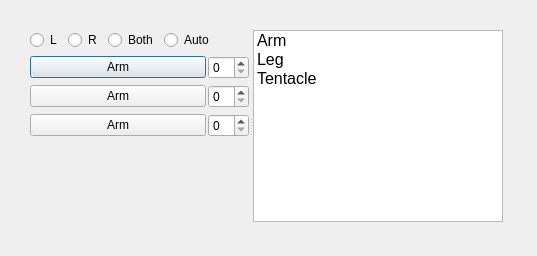
<?xml version="1.0" encoding="UTF-8"?>
<ui version="4.0">
 <class>Dialog</class>
 <widget class="QDialog" name="Dialog">
  <property name="geometry">
   <rect>
    <x>0</x>
    <y>0</y>
    <width>537</width>
    <height>256</height>
   </rect>
  </property>
  <property name="windowTitle">
   <string>Dialog</string>
  </property>
  <widget class="QSplitter" name="module_create_splitter">
   <property name="geometry">
    <rect>
     <x>30</x>
     <y>30</y>
     <width>473</width>
     <height>192</height>
    </rect>
   </property>
   <property name="sizePolicy">
    <sizepolicy hsizetype="Expanding" vsizetype="Expanding">
     <horstretch>0</horstretch>
     <verstretch>0</verstretch>
    </sizepolicy>
   </property>
   <property name="orientation">
    <enum>Qt::Horizontal</enum>
   </property>
   <widget class="QWidget" name="verticalLayoutWidget_2">
    <layout class="QVBoxLayout" name="guides_create_vLay">
     <item>
      <layout class="QHBoxLayout" name="guides_sides_hLay">
       <item>
        <widget class="QRadioButton" name="guides_sides_L_rb">
         <property name="toolTip">
          <string notr="true"/>
         </property>
         <property name="statusTip">
          <string notr="true"/>
         </property>
         <property name="whatsThis">
          <string notr="true"/>
         </property>
         <property name="accessibleName">
          <string notr="true"/>
         </property>
         <property name="accessibleDescription">
          <string notr="true"/>
         </property>
         <property name="text">
          <string notr="true">L</string>
         </property>
        </widget>
       </item>
       <item>
        <widget class="QRadioButton" name="guides_sides_R_rb">
         <property name="toolTip">
          <string notr="true"/>
         </property>
         <property name="statusTip">
          <string notr="true"/>
         </property>
         <property name="whatsThis">
          <string notr="true"/>
         </property>
         <property name="accessibleName">
          <string notr="true"/>
         </property>
         <property name="accessibleDescription">
          <string notr="true"/>
         </property>
         <property name="text">
          <string notr="true">R</string>
         </property>
        </widget>
       </item>
       <item>
        <widget class="QRadioButton" name="guides_sides_Both_rb">
         <property name="toolTip">
          <string notr="true"/>
         </property>
         <property name="statusTip">
          <string notr="true"/>
         </property>
         <property name="whatsThis">
          <string notr="true"/>
         </property>
         <property name="accessibleName">
          <string notr="true"/>
         </property>
         <property name="accessibleDescription">
          <string notr="true"/>
         </property>
         <property name="text">
          <string notr="true">Both</string>
         </property>
        </widget>
       </item>
       <item>
        <widget class="QRadioButton" name="guides_sides_Auto_rb">
         <property name="toolTip">
          <string notr="true"/>
         </property>
         <property name="statusTip">
          <string notr="true"/>
         </property>
         <property name="whatsThis">
          <string notr="true"/>
         </property>
         <property name="accessibleName">
          <string notr="true"/>
         </property>
         <property name="accessibleDescription">
          <string notr="true"/>
         </property>
         <property name="text">
          <string notr="true">Auto</string>
         </property>
        </widget>
       </item>
       <item>
        <spacer name="guides_sides_spacer">
         <property name="orientation">
          <enum>Qt::Horizontal</enum>
         </property>
         <property name="sizeHint" stdset="0">
          <size>
           <width>40</width>
           <height>20</height>
          </size>
         </property>
        </spacer>
       </item>
      </layout>
     </item>
     <item>
      <layout class="QVBoxLayout" name="guide_buttons_vLay">
       <item>
        <layout class="QHBoxLayout" name="guide_button_sample_hLay1">
         <property name="spacing">
          <number>2</number>
         </property>
         <item>
          <widget class="QPushButton" name="guide_button_sample_pb1">
           <property name="toolTip">
            <string notr="true"/>
           </property>
           <property name="statusTip">
            <string notr="true"/>
           </property>
           <property name="whatsThis">
            <string notr="true"/>
           </property>
           <property name="accessibleName">
            <string notr="true"/>
           </property>
           <property name="accessibleDescription">
            <string notr="true"/>
           </property>
           <property name="text">
            <string notr="true">Arm</string>
           </property>
          </widget>
         </item>
         <item>
          <widget class="QSpinBox" name="segments_sample_sp1">
           <property name="sizePolicy">
            <sizepolicy hsizetype="Maximum" vsizetype="Fixed">
             <horstretch>0</horstretch>
             <verstretch>0</verstretch>
            </sizepolicy>
           </property>
           <property name="toolTip">
            <string/>
           </property>
           <property name="statusTip">
            <string notr="true"/>
           </property>
           <property name="whatsThis">
            <string notr="true"/>
           </property>
           <property name="accessibleName">
            <string notr="true"/>
           </property>
           <property name="accessibleDescription">
            <string notr="true"/>
           </property>
          </widget>
         </item>
        </layout>
       </item>
       <item>
        <layout class="QHBoxLayout" name="guide_button_sample_hLay1_2">
         <property name="spacing">
          <number>2</number>
         </property>
         <item>
          <widget class="QPushButton" name="guide_button_sample_pb1_2">
           <property name="toolTip">
            <string notr="true"/>
           </property>
           <property name="statusTip">
            <string notr="true"/>
           </property>
           <property name="whatsThis">
            <string notr="true"/>
           </property>
           <property name="accessibleName">
            <string notr="true"/>
           </property>
           <property name="accessibleDescription">
            <string notr="true"/>
           </property>
           <property name="text">
            <string notr="true">Arm</string>
           </property>
          </widget>
         </item>
         <item>
          <widget class="QSpinBox" name="segments_sample_sp1_2">
           <property name="sizePolicy">
            <sizepolicy hsizetype="Maximum" vsizetype="Fixed">
             <horstretch>0</horstretch>
             <verstretch>0</verstretch>
            </sizepolicy>
           </property>
           <property name="toolTip">
            <string notr="true"/>
           </property>
           <property name="statusTip">
            <string notr="true"/>
           </property>
           <property name="whatsThis">
            <string notr="true"/>
           </property>
           <property name="accessibleName">
            <string notr="true"/>
           </property>
           <property name="accessibleDescription">
            <string notr="true"/>
           </property>
          </widget>
         </item>
        </layout>
       </item>
       <item>
        <layout class="QHBoxLayout" name="guide_button_sample_hLay1_3">
         <property name="spacing">
          <number>2</number>
         </property>
         <item>
          <widget class="QPushButton" name="guide_button_sample_pb1_3">
           <property name="toolTip">
            <string notr="true"/>
           </property>
           <property name="statusTip">
            <string notr="true"/>
           </property>
           <property name="whatsThis">
            <string notr="true"/>
           </property>
           <property name="accessibleName">
            <string notr="true"/>
           </property>
           <property name="accessibleDescription">
            <string notr="true"/>
           </property>
           <property name="text">
            <string notr="true">Arm</string>
           </property>
          </widget>
         </item>
         <item>
          <widget class="QSpinBox" name="segments_sample_sp1_3">
           <property name="sizePolicy">
            <sizepolicy hsizetype="Maximum" vsizetype="Fixed">
             <horstretch>0</horstretch>
             <verstretch>0</verstretch>
            </sizepolicy>
           </property>
           <property name="toolTip">
            <string notr="true"/>
           </property>
           <property name="statusTip">
            <string notr="true"/>
           </property>
           <property name="whatsThis">
            <string notr="true"/>
           </property>
           <property name="accessibleName">
            <string notr="true"/>
           </property>
           <property name="accessibleDescription">
            <string notr="true"/>
           </property>
          </widget>
         </item>
        </layout>
       </item>
       <item>
        <spacer name="verticalSpacer">
         <property name="orientation">
          <enum>Qt::Vertical</enum>
         </property>
         <property name="sizeHint" stdset="0">
          <size>
           <width>20</width>
           <height>40</height>
          </size>
         </property>
        </spacer>
       </item>
      </layout>
     </item>
    </layout>
   </widget>
   <widget class="QListWidget" name="guides_list_listWidget">
    <property name="font">
     <font>
      <pointsize>12</pointsize>
      <weight>50</weight>
      <bold>false</bold>
      <strikeout>false</strikeout>
     </font>
    </property>
    <property name="mouseTracking">
     <bool>false</bool>
    </property>
    <property name="toolTip">
     <string notr="true"/>
    </property>
    <property name="statusTip">
     <string notr="true"/>
    </property>
    <property name="whatsThis">
     <string notr="true"/>
    </property>
    <property name="accessibleName">
     <string notr="true"/>
    </property>
    <property name="accessibleDescription">
     <string notr="true"/>
    </property>
    <property name="frameShape">
     <enum>QFrame::StyledPanel</enum>
    </property>
    <property name="viewMode">
     <enum>QListView::ListMode</enum>
    </property>
    <property name="currentRow">
     <number>-1</number>
    </property>
    <item>
     <property name="text">
      <string notr="true">Arm</string>
     </property>
     <property name="toolTip">
      <string notr="true"/>
     </property>
     <property name="statusTip">
      <string notr="true"/>
     </property>
     <property name="whatsThis">
      <string notr="true"/>
     </property>
     <property name="textAlignment">
      <set>AlignLeading|AlignVCenter</set>
     </property>
    </item>
    <item>
     <property name="text">
      <string notr="true">Leg</string>
     </property>
     <property name="toolTip">
      <string notr="true"/>
     </property>
     <property name="statusTip">
      <string notr="true"/>
     </property>
     <property name="whatsThis">
      <string notr="true"/>
     </property>
     <property name="textAlignment">
      <set>AlignLeading|AlignVCenter</set>
     </property>
    </item>
    <item>
     <property name="text">
      <string notr="true">Tentacle</string>
     </property>
     <property name="toolTip">
      <string notr="true"/>
     </property>
     <property name="statusTip">
      <string notr="true"/>
     </property>
     <property name="whatsThis">
      <string notr="true"/>
     </property>
     <property name="textAlignment">
      <set>AlignLeading|AlignVCenter</set>
     </property>
    </item>
   </widget>
  </widget>
 </widget>
 <resources/>
 <connections/>
</ui>
